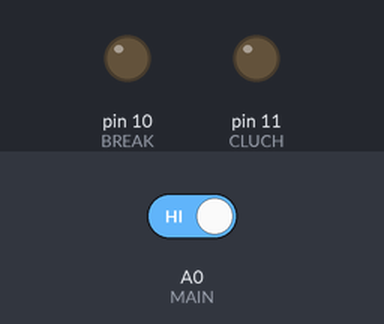
The sketch below on a simulated Arduino Uno, built with avr-gcc and run on an emulated ATmega328P. On the bench: output pins drawn as LEDs (lit = HIGH). Inputs (shaded band) come from the test bench; at power-on: A0 (MAIN) HIGH.

Above: at 1.2 s.
1.3 s: A0 (MAIN) driven LOW
At 2.3 s:
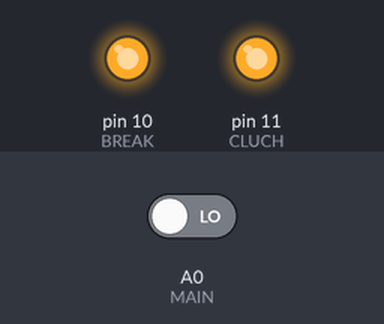
At 7.3 s:
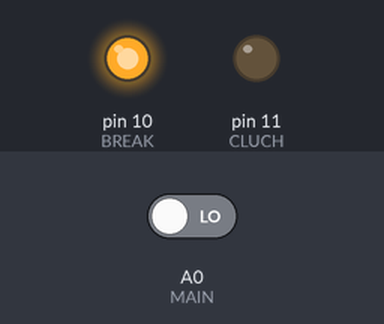
Timing chart, 0 to 8.8 s (numbered marks = the images above; inputs shaded):
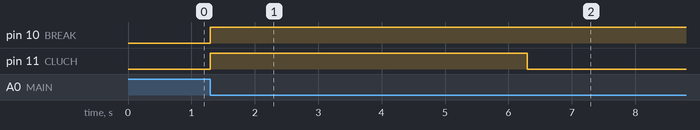

Measured:
- after the input at 1.3 s, pin 10 (BREAK): LOW → HIGH at once; pin 11 (CLUCH): LOW → HIGH at once, → LOW 5.0 s later

The sketch:

code.ino
```cpp
#define CLUCH 11
#define BREAK 10

#define MAIN A0

#define ON_DELAY 5000
#define OFF_DELAY 3000
boolean status =0;
void setup(){
    pinMode(CLUCH,OUTPUT);
    pinMode(BREAK,OUTPUT);
    pinMode(MAIN,INPUT);
}
void loop(){

    if(digitalRead(MAIN)==LOW&&status==0){
        digitalWrite(CLUCH,HIGH);
        digitalWrite(BREAK,HIGH);
        status=1;
        delay(ON_DELAY);
        digitalWrite(CLUCH,LOW);
    }else if(digitalRead(MAIN)==HIGH&&status==1){
        delay(OFF_DELAY);
        digitalWrite(BREAK,LOW);
        status=0;
    }
}
```
